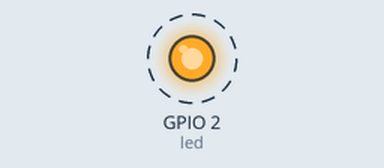
The sketch below on a simulated ESP32. Shown: output pins drawn as LEDs (lit = HIGH). Dashed ring = blinking. WiFi joins after 1.5 s; servers stay silent unless stated; what the sketch prints to the serial monitor is not drawn.

Above: at 1.7 s.
Timing chart, 0 to 4.5 s (numbered marks = the images above):
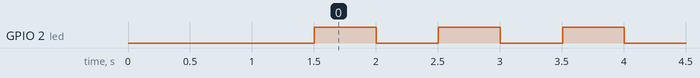

The sketch:

bin.ino
```cpp
#include <WiFi.h>
#include <WiFiClient.h>
#include <WebServer.h>
#include <ESPmDNS.h>
#include <Update.h>

const char* host = "esp32";
const char* ssid = "RUTRADA";
const char* password = "0894280008";

//variabls for blinking an LED with Millis
const int led = 2; // ESP32 Pin to which onboard LED is connected
WebServer server(80);

/* Style */
String style =
"<style>"
"  * { box-sizing: border-box; margin: 0; padding: 0; }"
"  body { background: linear-gradient(135deg, #667eea 0%, #764ba2 100%); font-family: 'Segoe UI', Tahoma, Geneva, Verdana, sans-serif; "
"         display: flex; align-items: center; justify-content: center; height: 100vh; color: #333; }"
"  form { background: rgba(255, 255, 255, 0.95); padding: 40px; border-radius: 15px; "
"         box-shadow: 0 15px 35px rgba(0,0,0,0.2); width: 100%; max-width: 350px; text-align: center; }"
"  h1 { font-size: 24px; margin-bottom: 25px; color: #4a4a4a; font-weight: 600; }"
"  input { width: 100%; height: 45px; border-radius: 8px; margin-bottom: 15px; font-size: 14px; "
"          border: 1px solid #e1e1e1; background: #f8f9fa; padding: 0 15px; transition: all 0.3s; }"
"  input:focus { outline: none; border-color: #764ba2; background: #fff; box-shadow: 0 0 8px rgba(118,75,162,0.2); }"
"  #file-input { display: block; background: #f8f9fa; border: 2px dashed #cbd5e0; padding: 15px; "
"                border-radius: 8px; cursor: pointer; margin-bottom: 20px; transition: 0.3s; color: #718096; }"
"  #file-input:hover { background: #edf2f7; border-color: #764ba2; }"
"  .btn { background: #764ba2; color: #fff; border: none; font-weight: bold; cursor: pointer; transition: 0.3s; }"
"  .btn:hover { background: #5a378d; transform: translateY(-1px); box-shadow: 0 5px 15px rgba(0,0,0,0.1); }"
"  #prgbar { background: #edf2f7; border-radius: 20px; height: 12px; margin-top: 15px; overflow: hidden; display:none; }"
"  #bar { background: linear-gradient(90deg, #667eea, #764ba2); width: 0%; height: 100%; transition: width 0.3s; }"
"  #prg { font-size: 12px; color: #718096; margin-top: 5px; }"
"</style>";

/* Login page */
String loginIndex =
"<form name=loginForm>"
"<h1>ESP32 Login</h1>"
"<input name=userid placeholder='User ID'> "
"<input name=pwd placeholder=Password type=Password> "
"<input type=submit onclick=check(this.form) class=btn value=Login></form>"
"<script>"
"function check(form) {"
"if(form.userid.value=='admin' && form.pwd.value=='admin')"
"{window.open('/serverIndex')}"
"else"
"{alert('Error Password or Username')}"
"}"
"</script>" + style;

/* Server Index Page */
String serverIndex =
"<script src='https://ajax.googleapis.com/ajax/libs/jquery/3.2.1/jquery.min.js'></script>"
"<form method='POST' action='#' enctype='multipart/form-data' id='upload_form'>"
"<input type='file' name='update' id='file' onchange='sub(this)' style=display:none>"
"<label id='file-input' for='file'>   Choose file...</label>"
"<input type='submit' class=btn value='Update'>"
"<br><br>"
"<div id='prg'></div>"
"<br><div id='prgbar'><div id='bar'></div></div><br></form>"
"<script>"
"function sub(obj){"
"var fileName = obj.value.split('\\\\');"
"document.getElementById('file-input').innerHTML = '   '+ fileName[fileName.length-1];"
"};"
"$('form').submit(function(e){"
"$('#prgbar').show();"
"e.preventDefault();"
"var form = $('#upload_form')[0];"
"var data = new FormData(form);"
"$.ajax({"
"url: '/update',"
"type: 'POST',"
"data: data,"
"contentType: false,"
"processData:false,"
"xhr: function() {"
"var xhr = new window.XMLHttpRequest();"
"xhr.upload.addEventListener('progress', function(evt) {"
"if (evt.lengthComputable) {"
"var per = evt.loaded / evt.total;"
"$('#prg').html('progress: ' + Math.round(per*100) + '%');"
"$('#bar').css('width',Math.round(per*100) + '%');"
"}"
"}, false);"
"return xhr;"
"},"
"success:function(d, s) {"
"console.log('success!') "
"},"
"error: function (a, b, c) {"
"}"
"});"
"});"
"</script>" + style;

/* setup function */
void setup(void) {

pinMode(led,  OUTPUT);
  Serial.begin(115200);

  // Connect to WiFi network
  WiFi.begin(ssid, password);
  Serial.println("");

  // Wait for connection
  while (WiFi.status() != WL_CONNECTED) {
    delay(500);
    Serial.print(".");
  }
  Serial.println("");
  Serial.print("Connected to ");
  Serial.println(ssid);
  Serial.print("IP address: ");
  Serial.println(WiFi.localIP());

  /*use mdns for host name resolution*/
  if (!MDNS.begin(host)) { //http://esp32.local
    Serial.println("Error setting up MDNS responder!");
    while (1) {
      delay(1000);
    }
  }
  Serial.println("mDNS responder started");
  /*return index page which is stored in serverIndex */
  server.on("/", HTTP_GET, []() {
    server.sendHeader("Connection", "close");
    server.send(200, "text/html", loginIndex);
  });
  server.on("/serverIndex", HTTP_GET, []() {
    server.sendHeader("Connection", "close");
    server.send(200, "text/html", serverIndex);
  });
  /*handling uploading firmware file */
  server.on("/update", HTTP_POST, []() {
    server.sendHeader("Connection", "close");
    server.send(200, "text/plain", (Update.hasError()) ? "FAIL" : "OK");
    ESP.restart();
  }, []() {
    HTTPUpload& upload = server.upload();
    if (upload.status == UPLOAD_FILE_START) {
      Serial.printf("Update: %s\n", upload.filename.c_str());
      if (!Update.begin(UPDATE_SIZE_UNKNOWN)) { //start with max available size
        Update.printError(Serial);
      }
    } else if (upload.status == UPLOAD_FILE_WRITE) {
      /* flashing firmware to ESP*/
      if (Update.write(upload.buf, upload.currentSize) != upload.currentSize) {
        Update.printError(Serial);
      }
    } else if (upload.status == UPLOAD_FILE_END) {
      if (Update.end(true)) { //true to set the size to the current progress
        Serial.printf("Update Success: %u\nRebooting...\n", upload.totalSize);
      } else {
        Update.printError(Serial);
      }
    }
  });
  server.begin();
}

void loop(void) {
  server.handleClient();
  delay(1);
  digitalWrite(led, HIGH); delay(500);
  digitalWrite(led, LOW);  delay(500);
}
```

Measured:
- by itself, GPIO 2 (led): alternates HIGH for 0.50 s and LOW for 0.50 s
